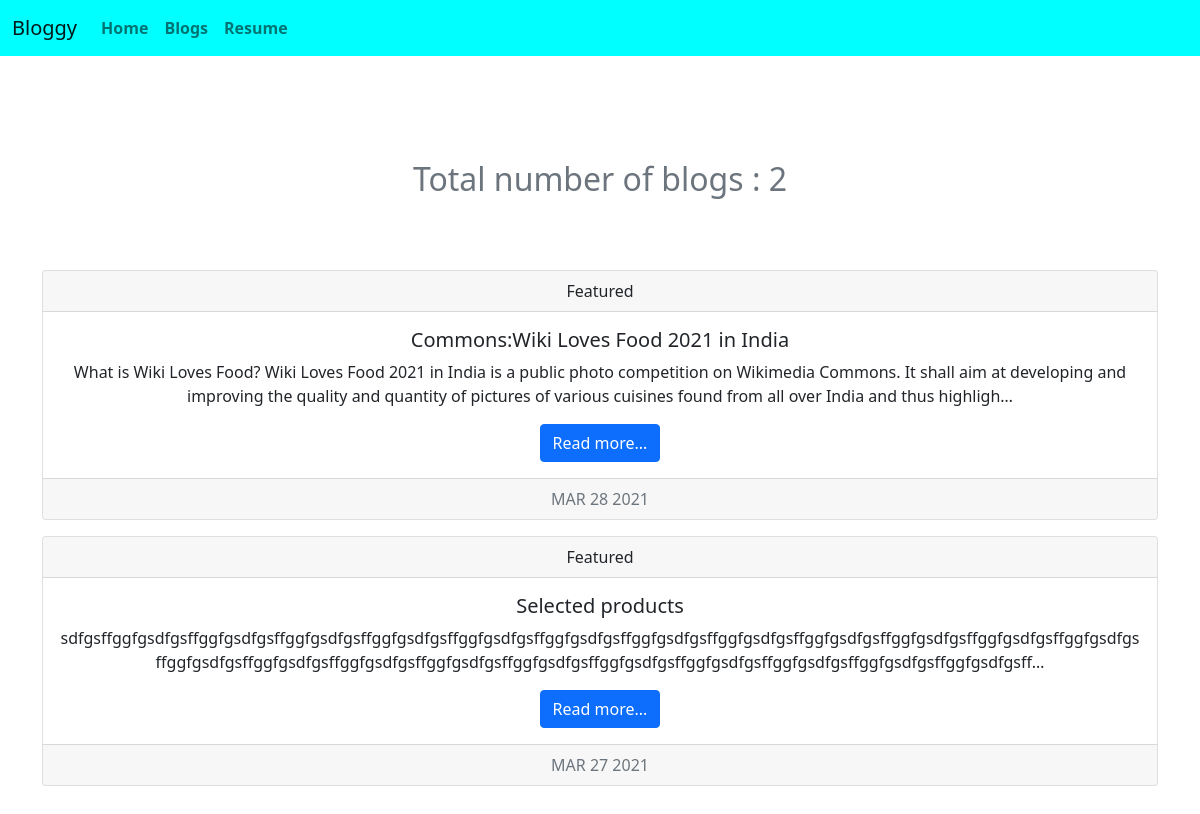
Screenshot of /blog/ with the database file from the repository.
### blog/models.py (models this page shows, shortened)
class Blog(models.Model):
    title = models.CharField(max_length=200)
    date = models.DateField()
    description = models.TextField()

### blog/views.py (the view)
# urls.py: path('', views.all_blogs, name='all_blogs'),
def all_blogs(request):
    blogs = Blog.objects.order_by('-date')#this orders all the blogs in terms of latest updates ,[:5] is used to limit of viwerships like 5 blogs or so
    return render(request, "blog/all_blogs.html", {"blogs": blogs})

### blog/templates/blog/all_blogs.html (shortened to what this page needs)
{% extends 'portfolio/base.html' %}
{% block content %}
<div class="container py-3 my-5 text-center">
<div class="py-5">
<h2 class="text-muted">Total number of blogs : {{ blogs.count }} {% comment %}blog{{ blogs.count|pluralize }}{% endcomment %}</h2>
</div>
<div class="my-3">
{% for blog in blogs %}
<div class="card text-center">
  <div class="card-header">
    Featured
  </div>
  <div class="card-body">
    <h5 class="card-title">{{ blog.title }}</h5>
    <p class="card-text">{{ blog.description|striptags|truncatechars:250 }}</p>
    <a href="{% url 'blog:detail' blog.id %}" class="btn btn-primary">Read more...</a>
  </div>
  <div class="card-footer text-muted">
    {{ blog.date|date:'M d Y'|upper }}
  </div>
</div>
</div>
{% endfor %}
{% endblock %}

### rows the page displays
Blog: title "Commons:Wiki Loves Food 2021 in India", description "What is Wiki Loves Food? Wiki Loves Food 2021 in India is a public photo competition on Wikimedia Commons. It shall aim at developing and improving the quality and quantity of pictures of various cuisines found from all over India and thus highligh…", date "MAR 28 2021"
Blog: title "Selected products", description "sdfgsffggfgsdfgsffggfgsdfgsffggfgsdfgsffggfgsdfgsffggfgsdfgsffggfgsdfgsffggfgsdfgsffggfgsdfgsffggfgsdfgsffggfgsdfgsffggfgsdfgsffggfgsdfgsffggfgsdfgsffggfgsdfgsffggfgsdfgsffggfgsdfgsffggfgsdfgsffggfgsdfgsffggfgsdfgsffggfgsdfgsffggfgsdfgsffggfgsdfgsff…", date "MAR 27 2021"

### other values shown
{{ blogs.count }} "2"
